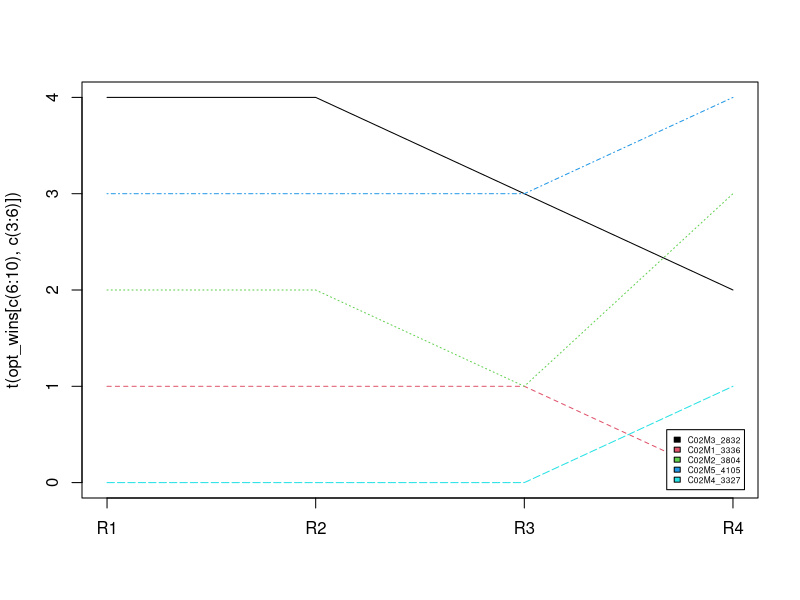
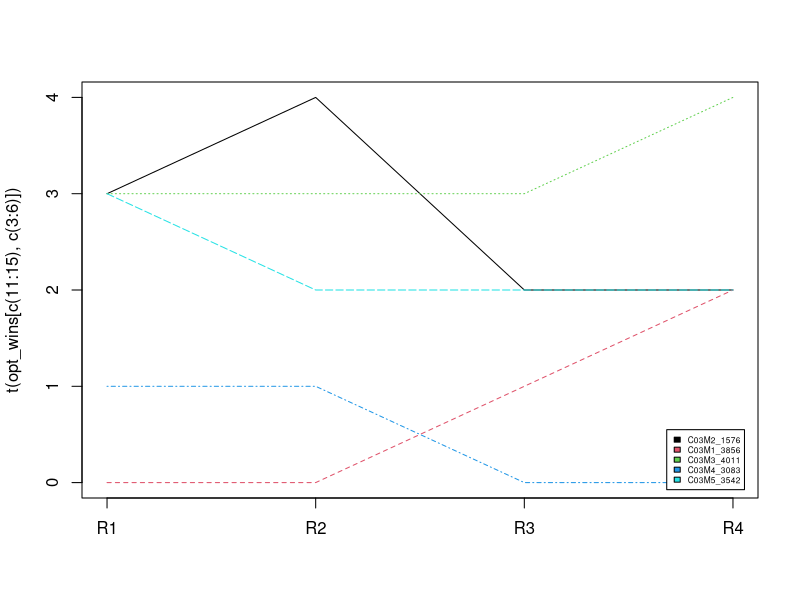
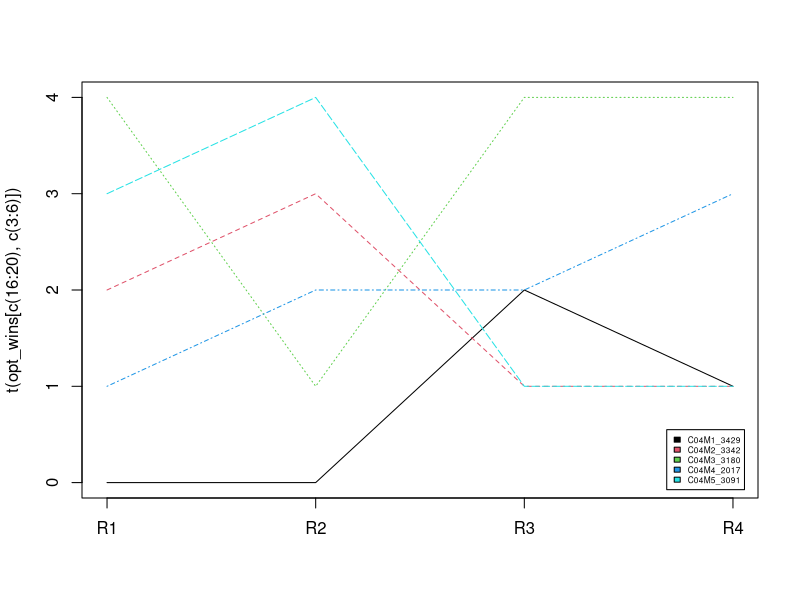
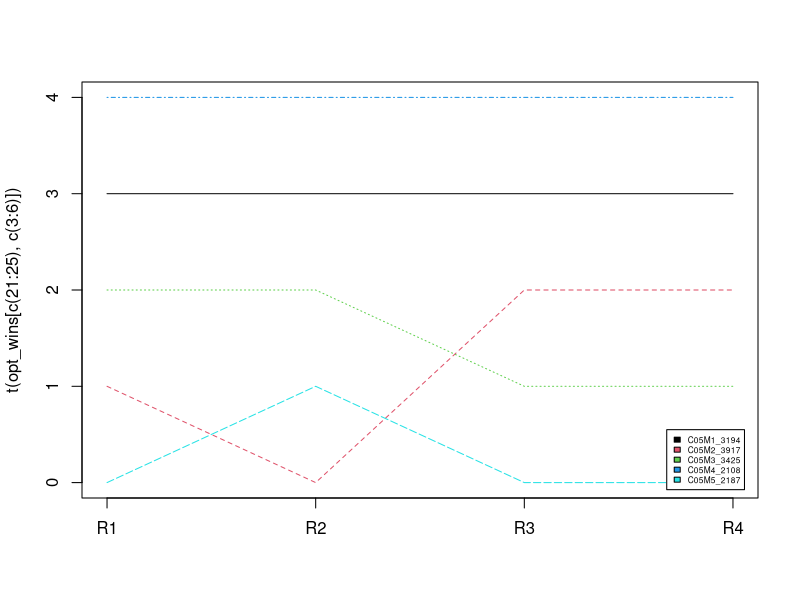
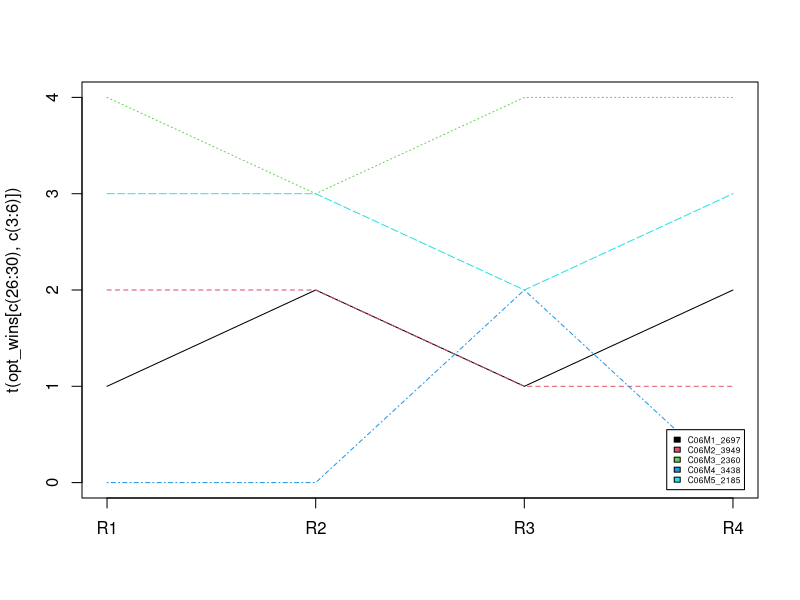
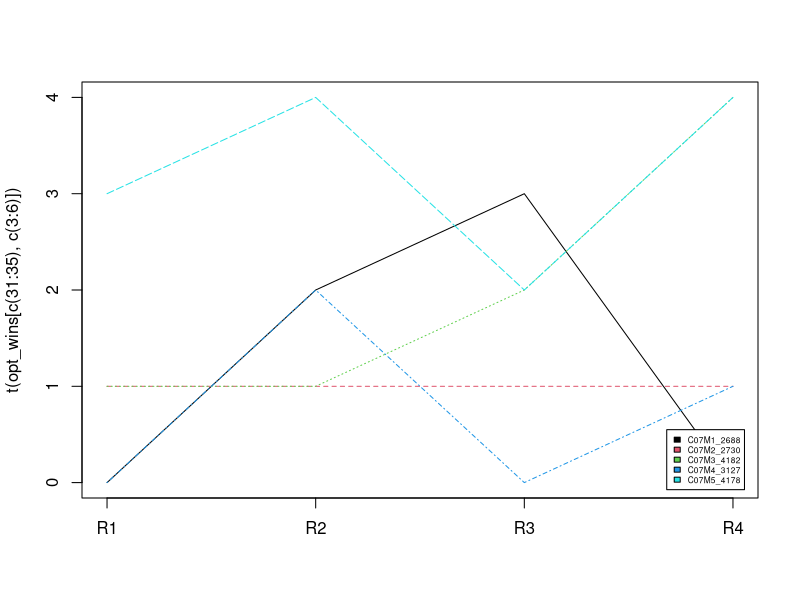
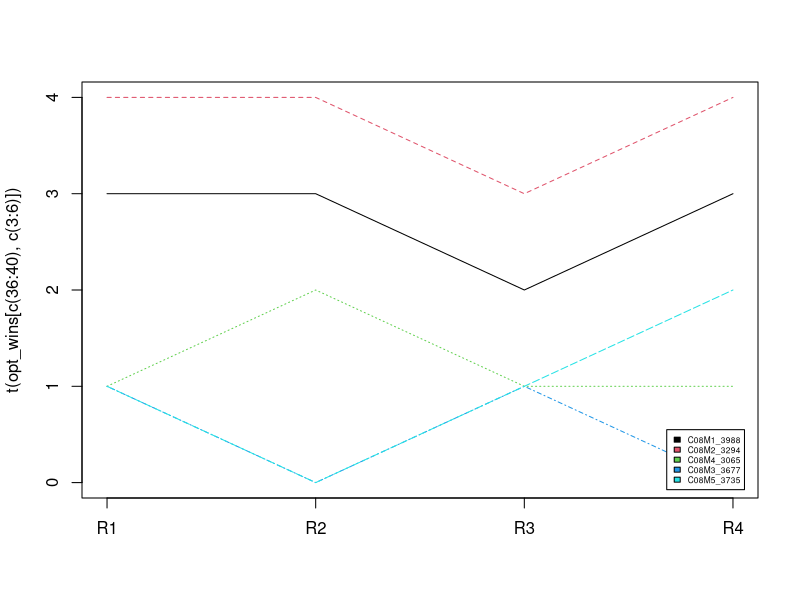
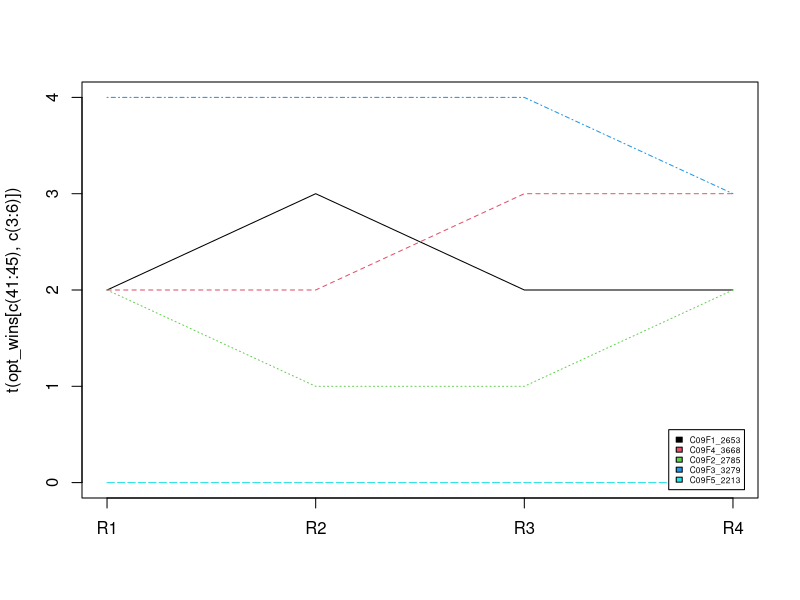

Reproduce these figures in R, in order.
## csv file with all the tube test statistics calculated by airtable ##


setwd("~/Documents/PhD 2020/ZiBA:BeHo 2020/Data analysis/Tube test data analysis")
tube_test_wins = read.csv("Mice-full-overview.csv", header = TRUE)

## Plotting the tube test replicates of OPT (acclimation) ##

opt_wins <- tube_test_wins[,c(1,5,11:17)]

#Cage01M (saving the plot as a pdf too)
pdf(paste("R_plots/","Wins test.pdf"), width = 10, height = 7)
matplot(t(opt_wins[c(1:5),c(3:6)]),type="l", ,xaxt = "n")
axis(1,at =c(1,2,3,4),labels=c("R1","R2","R3","R4"))
nn <- 5
legend("bottomright", inset=.02, opt_wins$Name[1:5], col=seq_len(nn),cex=0.5,fill=seq_len(nn))    
dev.off() 

#Cage02M
matplot(t(opt_wins[c(6:10),c(3:6)]),type="l", ,xaxt = "n")
axis(1,at =c(1,2,3,4),labels=c("R1","R2","R3","R4"))
nn <- 5
legend("bottomright", inset=.02, opt_wins$Name[6:10], col=seq_len(nn),cex=0.5,fill=seq_len(nn))    

#Cage03M
matplot(t(opt_wins[c(11:15),c(3:6)]),type="l", ,xaxt = "n")
axis(1,at =c(1,2,3,4),labels=c("R1","R2","R3","R4"))
nn <- 5
legend("bottomright", inset=.02, opt_wins$Name[11:15], col=seq_len(nn),cex=0.5,fill=seq_len(nn))    

#Cage04M
matplot(t(opt_wins[c(16:20),c(3:6)]),type="l", ,xaxt = "n")
axis(1,at =c(1,2,3,4),labels=c("R1","R2","R3","R4"))
nn <- 5
legend("bottomright", inset=.02, opt_wins$Name[16:20], col=seq_len(nn),cex=0.5,fill=seq_len(nn))    

#Cage05M
matplot(t(opt_wins[c(21:25),c(3:6)]),type="l", ,xaxt = "n")
axis(1,at =c(1,2,3,4),labels=c("R1","R2","R3","R4"))
nn <- 5
legend("bottomright", inset=.02, opt_wins$Name[21:25], col=seq_len(nn),cex=0.5,fill=seq_len(nn))    

#Cage06M
matplot(t(opt_wins[c(26:30),c(3:6)]),type="l", ,xaxt = "n")
axis(1,at =c(1,2,3,4),labels=c("R1","R2","R3","R4"))
nn <- 5
legend("bottomright", inset=.02, opt_wins$Name[26:30], col=seq_len(nn),cex=0.5,fill=seq_len(nn))    

#Cage07M
matplot(t(opt_wins[c(31:35),c(3:6)]),type="l", ,xaxt = "n")
axis(1,at =c(1,2,3,4),labels=c("R1","R2","R3","R4"))
nn <- 5
legend("bottomright", inset=.02, opt_wins$Name[31:35], col=seq_len(nn),cex=0.5,fill=seq_len(nn))    

#Cage08M
matplot(t(opt_wins[c(36:40),c(3:6)]),type="l", ,xaxt = "n")
axis(1,at =c(1,2,3,4),labels=c("R1","R2","R3","R4"))
nn <- 5
legend("bottomright", inset=.02, opt_wins$Name[36:40], col=seq_len(nn),cex=0.5,fill=seq_len(nn))    

#Cage09F
matplot(t(opt_wins[c(41:45),c(3:6)]),type="l", ,xaxt = "n")
axis(1,at =c(1,2,3,4),labels=c("R1","R2","R3","R4"))
nn <- 5
legend("bottomright", inset=.02, opt_wins$Name[41:45], col=seq_len(nn),cex=0.5,fill=seq_len(nn))    
#Cage10F
matplot(t(opt_wins[c(46:50),c(3:6)]),type="l", ,xaxt = "n")
axis(1,at =c(1,2,3,4),labels=c("R1","R2","R3","R4"))
nn <- 5
legend("bottomright", inset=.02, opt_wins$Name[46:50], col=seq_len(nn),cex=0.5,fill=seq_len(nn))    
#Cage11F
matplot(t(opt_wins[c(51:55),c(3:6)]),type="l", ,xaxt = "n")
axis(1,at =c(1,2,3,4),labels=c("R1","R2","R3","R4"))
nn <- 5
legend("bottomright", inset=.02, opt_wins$Name[51:55], col=seq_len(nn),cex=0.5,fill=seq_len(nn))    
#Cage12F
matplot(t(opt_wins[c(56:60),c(3:6)]),type="l", ,xaxt = "n")
axis(1,at =c(1,2,3,4),labels=c("R1","R2","R3","R4"))
nn <- 5
legend("bottomright", inset=.02, opt_wins$Name[56:60], col=seq_len(nn),cex=0.5,fill=seq_len(nn))    
#Cage13F
matplot(t(opt_wins[c(61:65),c(3:6)]),type="l", ,xaxt = "n")
axis(1,at =c(1,2,3,4),labels=c("R1","R2","R3","R4"))
nn <- 5
legend("bottomright", inset=.02, opt_wins$Name[61:65], col=seq_len(nn),cex=0.5,fill=seq_len(nn))    

#Cage14F
matplot(t(opt_wins[c(66:70),c(3:6)]),type="l", ,xaxt = "n")
axis(1,at =c(1,2,3,4),labels=c("R1","R2","R3","R4"))
nn <- 5
legend("bottomright", inset=.02, opt_wins$Name[66:70], col=seq_len(nn),cex=0.5,fill=seq_len(nn))    

#Cage15F
matplot(t(opt_wins[c(71:75),c(3:6)]),type="l", ,xaxt = "n")
axis(1,at =c(1,2,3,4),labels=c("R1","R2","R3","R4"))
nn <- 5
legend("bottomright", inset=.02, opt_wins$Name[71:75], col=seq_len(nn),cex=0.5,fill=seq_len(nn))    

#Cage16F
matplot(t(opt_wins[c(76:80),c(3:6)]),type="l", ,xaxt = "n")
axis(1,at =c(1,2,3,4),labels=c("R1","R2","R3","R4"))
nn <- 5
legend("bottomright", inset=.02, opt_wins$Name[76:80], col=seq_len(nn),cex=0.5,fill=seq_len(nn))    


## FMT replicates ##


fmt_wins <- tube_test_wins[,c(1,5, 36:38,40:41)]
#Cage01M FMT
matplot(t(fmt_wins[c(1:5),c(3:7)]),type="l", ,xaxt = "n")
axis(1,at =c(1,2,3,4,5),labels=c("R1","R2","R3","R4","R5"))
nn <- 5
legend("bottomright", inset=.02, fmt_wins$Name[1:5], col=seq_len(nn),cex=0.5,fill=seq_len(nn))    

#Cage02M FMT
matplot(t(fmt_wins[c(6:10),c(3:7)]),type="l", ,xaxt = "n")
axis(1,at =c(1,2,3,4,5),labels=c("R1","R2","R3","R4","R5"))
nn <- 5
legend("bottomright", inset=.02, fmt_wins$Name[6:10], col=seq_len(nn),cex=0.5,fill=seq_len(nn))    

#Cage03M FMT
matplot(t(fmt_wins[c(11:15),c(3:7)]),type="l", ,xaxt = "n")
axis(1,at =c(1,2,3,4,5),labels=c("R1","R2","R3","R4","R5"))
nn <- 5
legend("bottomright", inset=.02, fmt_wins$Name[11:15], col=seq_len(nn),cex=0.5,fill=seq_len(nn))    

#Cage04M FMT
matplot(t(fmt_wins[c(16:20),c(3:7)]),type="l", ,xaxt = "n")
axis(1,at =c(1,2,3,4,5),labels=c("R1","R2","R3","R4","R5"))
nn <- 5
legend("bottomright", inset=.02, fmt_wins$Name[16:20], col=seq_len(nn),cex=0.5,fill=seq_len(nn))    

#Cage05M FMT
matplot(t(fmt_wins[c(21:25),c(3:7)]),type="l", ,xaxt = "n")
axis(1,at =c(1,2,3,4,5),labels=c("R1","R2","R3","R4","R5"))
nn <- 5
legend("bottomright", inset=.02, fmt_wins$Name[21:25], col=seq_len(nn),cex=0.5,fill=seq_len(nn))    

#Cage06M FMT
matplot(t(fmt_wins[c(26:30),c(3:7)]),type="l", ,xaxt = "n")
axis(1,at =c(1,2,3,4,5),labels=c("R1","R2","R3","R4","R5"))
nn <- 5
legend("bottomright", inset=.02, fmt_wins$Name[26:30], col=seq_len(nn),cex=0.5,fill=seq_len(nn))    

#Cage07M FMT
matplot(t(fmt_wins[c(31:35),c(3:7)]),type="l", ,xaxt = "n")
axis(1,at =c(1,2,3,4,5),labels=c("R1","R2","R3","R4","R5"))
nn <- 5
legend("bottomright", inset=.02, fmt_wins$Name[31:35], col=seq_len(nn),cex=0.5,fill=seq_len(nn))    

#Cage08M FMT
matplot(t(fmt_wins[c(36:40),c(3:7)]),type="l", ,xaxt = "n")
axis(1,at =c(1,2,3,4,5),labels=c("R1","R2","R3","R4","R5"))
nn <- 5
legend("bottomright", inset=.02, fmt_wins$Name[36:40], col=seq_len(nn),cex=0.5,fill=seq_len(nn))    

#Cage09F FMT
matplot(t(fmt_wins[c(41:45),c(3:7)]),type="l", ,xaxt = "n")
axis(1,at =c(1,2,3,4,5),labels=c("R1","R2","R3","R4","R5"))
nn <- 5
legend("bottomright", inset=.02, fmt_wins$Name[41:45], col=seq_len(nn),cex=0.5,fill=seq_len(nn))    
#Cage10F FMT
matplot(t(fmt_wins[c(46:50),c(3:7)]),type="l", ,xaxt = "n")
axis(1,at =c(1,2,3,4,5),labels=c("R1","R2","R3","R4","R5"))
nn <- 5
legend("bottomright", inset=.02, fmt_wins$Name[46:50], col=seq_len(nn),cex=0.5,fill=seq_len(nn))    
#Cage11F FMT
matplot(t(fmt_wins[c(51:55),c(3:7)]),type="l", ,xaxt = "n")
axis(1,at =c(1,2,3,4,5),labels=c("R1","R2","R3","R4","R5"))
nn <- 5
legend("bottomright", inset=.02, fmt_wins$Name[51:55], col=seq_len(nn),cex=0.5,fill=seq_len(nn))    
#Cage12F FMT
matplot(t(fmt_wins[c(56:60),c(3:7)]),type="l", ,xaxt = "n")
axis(1,at =c(1,2,3,4,5),labels=c("R1","R2","R3","R4","R5"))
nn <- 5
legend("bottomright", inset=.02, fmt_wins$Name[56:60], col=seq_len(nn),cex=0.5,fill=seq_len(nn))    
#Cage13F FMT
matplot(t(fmt_wins[c(61:65),c(3:7)]),type="l", ,xaxt = "n")
axis(1,at =c(1,2,3,4,5),labels=c("R1","R2","R3","R4","R5"))
nn <- 5
legend("bottomright", inset=.02, fmt_wins$Name[61:65], col=seq_len(nn),cex=0.5,fill=seq_len(nn))    

#Cage14F FMT
matplot(t(fmt_wins[c(66:70),c(3:7)]),type="l", ,xaxt = "n")
axis(1,at =c(1,2,3,4,5),labels=c("R1","R2","R3","R4","R5"))
nn <- 5
legend("bottomright", inset=.02, fmt_wins$Name[66:70], col=seq_len(nn),cex=0.5,fill=seq_len(nn))    

#Cage15F FMT
matplot(t(fmt_wins[c(71:75),c(3:7)]),type="l", ,xaxt = "n")
axis(1,at =c(1,2,3,4,5),labels=c("R1","R2","R3","R4","R5"))
nn <- 5
legend("bottomright", inset=.02, fmt_wins$Name[71:75], col=seq_len(nn),cex=0.5,fill=seq_len(nn))    

#Cage16F FMT
matplot(t(fmt_wins[c(76:80),c(3:7)]),type="l", ,xaxt = "n")
axis(1,at =c(1,2,3,4,5),labels=c("R1","R2","R3","R4","R5"))
nn <- 5
legend("bottomright", inset=.02, fmt_wins$Name[76:80], col=seq_len(nn),cex=0.5,fill=seq_len(nn))    






#Cage01M FMT last 3 replicates
matplot(t(fmt_wins[c(1:5),c(5:7)]),type="l", ,xaxt = "n")
axis(1,at =c(1,2,3),labels=c("R3","R4","R5"))
nn <- 5
legend("bottomright", inset=.02, fmt_wins$Name[1:5], col=seq_len(nn),cex=0.5,fill=seq_len(nn))    

#Cage02M FMT last 3 replicates
matplot(t(fmt_wins[c(6:10),c(5:7)]),type="l", ,xaxt = "n")
axis(1,at =c(1,2,3),labels=c("R3","R4","R5"))
nn <- 5
legend("bottomright", inset=.02, fmt_wins$Name[6:10], col=seq_len(nn),cex=0.5,fill=seq_len(nn))    

#Cage03M FMT last 3 replicates
matplot(t(fmt_wins[c(11:15),c(5:7)]),type="l", ,xaxt = "n")
axis(1,at =c(1,2,3),labels=c("R3","R4","R5"))
nn <- 5
legend("bottomright", inset=.02, fmt_wins$Name[11:15], col=seq_len(nn),cex=0.5,fill=seq_len(nn))    

#Cage04M FMT last 3 replicates
matplot(t(fmt_wins[c(16:20),c(5:7)]),type="l", ,xaxt = "n")
axis(1,at =c(1,2,3),labels=c("R3","R4","R5"))
nn <- 5
legend("bottomright", inset=.02, fmt_wins$Name[16:20], col=seq_len(nn),cex=0.5,fill=seq_len(nn))    

#Cage05M FMT last 3 replicates
matplot(t(fmt_wins[c(21:25),c(5:7)]),type="l", ,xaxt = "n")
axis(1,at =c(1,2,3),labels=c("R3","R4","R5"))
nn <- 5
legend("bottomright", inset=.02, fmt_wins$Name[21:25], col=seq_len(nn),cex=0.5,fill=seq_len(nn))    

#Cage06M FMT last 3 replicates
matplot(t(fmt_wins[c(26:30),c(5:7)]),type="l", ,xaxt = "n")
axis(1,at =c(1,2,3),labels=c("R3","R4","R5"))
nn <- 5
legend("bottomright", inset=.02, fmt_wins$Name[26:30], col=seq_len(nn),cex=0.5,fill=seq_len(nn))    

#Cage07M FMT last 3 replicates
matplot(t(fmt_wins[c(31:35),c(5:7)]),type="l", ,xaxt = "n")
axis(1,at =c(1,2,3),labels=c("R3","R4","R5"))
nn <- 5
legend("bottomright", inset=.02, fmt_wins$Name[31:35], col=seq_len(nn),cex=0.5,fill=seq_len(nn))    

#Cage08M FMT last 3 replicates
matplot(t(fmt_wins[c(36:40),c(5:7)]),type="l", ,xaxt = "n")
axis(1,at =c(1,2,3),labels=c("R3","R4","R5"))
nn <- 5
legend("bottomright", inset=.02, fmt_wins$Name[36:40], col=seq_len(nn),cex=0.5,fill=seq_len(nn))    

#Cage09F FMT last 3 replicates
matplot(t(fmt_wins[c(41:45),c(5:7)]),type="l", ,xaxt = "n")
axis(1,at =c(1,2,3),labels=c("R3","R4","R5"))
nn <- 5
legend("bottomright", inset=.02, fmt_wins$Name[41:45], col=seq_len(nn),cex=0.5,fill=seq_len(nn))    
#Cage10F FMT last 3 replicates
matplot(t(fmt_wins[c(46:50),c(5:7)]),type="l", ,xaxt = "n")
axis(1,at =c(1,2,3),labels=c("R3","R4","R5"))
nn <- 5
legend("bottomright", inset=.02, fmt_wins$Name[46:50], col=seq_len(nn),cex=0.5,fill=seq_len(nn))    
#Cage11F FMT last 3 replicates
matplot(t(fmt_wins[c(51:55),c(5:7)]),type="l", ,xaxt = "n")
axis(1,at =c(1,2,3),labels=c("R3","R4","R5"))
nn <- 5
legend("bottomright", inset=.02, fmt_wins$Name[51:55], col=seq_len(nn),cex=0.5,fill=seq_len(nn))    
#Cage12F FMT last 3 replicates
matplot(t(fmt_wins[c(56:60),c(5:7)]),type="l", ,xaxt = "n")
axis(1,at =c(1,2,3),labels=c("R3","R4","R5"))
nn <- 5
legend("bottomright", inset=.02, fmt_wins$Name[56:60], col=seq_len(nn),cex=0.5,fill=seq_len(nn))    
#Cage13F FMT last 3 replicates
matplot(t(fmt_wins[c(61:65),c(5:7)]),type="l", ,xaxt = "n")
axis(1,at =c(1,2,3),labels=c("R3","R4","R5"))
nn <- 5
legend("bottomright", inset=.02, fmt_wins$Name[61:65], col=seq_len(nn),cex=0.5,fill=seq_len(nn))    

#Cage14F FMT last 3 replicates
matplot(t(fmt_wins[c(66:70),c(5:7)]),type="l", ,xaxt = "n")
axis(1,at =c(1,2,3),labels=c("R3","R4","R5"))
nn <- 5
legend("bottomright", inset=.02, fmt_wins$Name[66:70], col=seq_len(nn),cex=0.5,fill=seq_len(nn))    

#Cage15F FMT last 3 replicates
matplot(t(fmt_wins[c(71:75),c(5:7)]),type="l", ,xaxt = "n")
axis(1,at =c(1,2,3),labels=c("R3","R4","R5"))
nn <- 5
legend("bottomright", inset=.02, fmt_wins$Name[71:75], col=seq_len(nn),cex=0.5,fill=seq_len(nn))    

#Cage16F FMT last 3 replicates
matplot(t(fmt_wins[c(76:80),c(5:7)]),type="l", ,xaxt = "n")
axis(1,at =c(1,2,3),labels=c("R3","R4","R5"))
nn <- 5
legend("bottomright", inset=.02, fmt_wins$Name[76:80], col=seq_len(nn),cex=0.5,fill=seq_len(nn))    



## averages of wins per treatment  ##

avg_wins <- tube_test_wins[,c(1,5, 15, 22, 46:49)]

cage5M = data.frame()
cage4M = data.frame()
cage6M = data.frame()
cage1M = data.frame()
cage2M = data.frame()
cage3M = data.frame()
cage7M = data.frame()
cage8M = data.frame()
cage9F = data.frame()
cage10F = data.frame()
cage11F = data.frame()
cage13F = data.frame()
cage12F = data.frame()
cage15F = data.frame()
cage16F = data.frame()
cage14F = data.frame()

for (i in 1:nrow(avg_wins)){
  if (substr(avg_wins$Name[i],2,4)== "05M"){
    cage5M= rbind(cage5M,c(avg_wins[i,]))
  }
  if (substr(avg_wins$Name[i],2,4)== "06M"){
    cage6M= rbind(cage6M,c(avg_wins[i,]))
  }
  if (substr(avg_wins$Name[i],2,4)== "04M"){
    cage4M= rbind(cage4M,c(avg_wins[i,]))
  }
  if (substr(avg_wins$Name[i],2,4)== "01M"){
    cage1M= rbind(cage1M,c(avg_wins[i,]))
  }
  if (substr(avg_wins$Name[i],2,4)== "14F"){
    cage14F= rbind(cage14F,c(avg_wins[i,]))
  }
  if (substr(avg_wins$Name[i],2,4)== "15F"){
    cage15F= rbind(cage15F,c(avg_wins[i,]))
  }
  if (substr(avg_wins$Name[i],2,4)== "12F"){
    cage12F= rbind(cage12F,c(avg_wins[i,]))
  }
  if (substr(avg_wins$Name[i],2,4)== "16F"){
    cage16F= rbind(cage16F,c(avg_wins[i,]))
  }
  if (substr(avg_wins$Name[i],2,4)== "02M"){
    cage2M= rbind(cage2M,c(avg_wins[i,]))
  }
  if (substr(avg_wins$Name[i],2,4)== "03M"){
    cage3M= rbind(cage3M,c(avg_wins[i,]))
  }
  if (substr(avg_wins$Name[i],2,4)== "07M"){
    cage7M= rbind(cage7M,c(avg_wins[i,]))
  }
  if (substr(avg_wins$Name[i],2,4)== "08M"){
    cage8M= rbind(cage8M,c(avg_wins[i,]))
  }
  if (substr(avg_wins$Name[i],2,4)== "09F"){
    cage9F= rbind(cage9F,c(avg_wins[i,]))
  }
  if (substr(avg_wins$Name[i],2,4)== "10F"){
    cage10F= rbind(cage10F,c(avg_wins[i,]))
  }
  if (substr(avg_wins$Name[i],2,4)== "11F"){
    cage11F= rbind(cage11F,c(avg_wins[i,]))
  }
  if (substr(avg_wins$Name[i],2,4)== "13F"){
    cage13F= rbind(cage13F,c(avg_wins[i,]))
  }
}

#Plot average wins w/in replicates per mouse across treatments

#Cage1M 
matplot(t(cage1M[,c(3:8)]),type="l", ,xaxt = "n")
axis(1,at =c(1,2,3,4,5,6),labels=c("OPT", "HEAT", "COLD", "DIET", "ANTI", "FMT"))
nn <- 5
legend("bottomright", inset=.02, cage1M$Name, col=seq_len(nn),cex=0.5,fill=seq_len(nn))    

#Cage2M 
matplot(t(cage2M[,c(3:8)]),type="l", ,xaxt = "n")
axis(1,at =c(1,2,3,4,5,6),labels=c("OPT", "HEAT", "COLD", "DIET", "ANTI","FMT"))
nn <- 5
legend("bottomright", inset=.02, cage2M$Name, col=seq_len(nn),cex=0.5,fill=seq_len(nn))    

#Cage3M 
matplot(t(cage3M[,c(3:8)]),type="l", ,xaxt = "n")
axis(1,at =c(1,2,3,4,5,6),labels=c("OPT", "HEAT", "COLD", "DIET", "ANTI","FMT"))
nn <- 5
legend("bottomright", inset=.02, cage3M$Name, col=seq_len(nn),cex=0.5,fill=seq_len(nn))    

#Cage4M 
matplot(t(cage4M[,c(3:8)]),type="l", ,xaxt = "n")
axis(1,at =c(1,2,3,4,5,6),labels=c("OPT", "HEAT", "COLD", "DIET", "ANTI", "FMT"))
nn <- 5
legend("bottomright", inset=.02, cage4M$Name, col=seq_len(nn),cex=0.5,fill=seq_len(nn))    

#Cage5M 
matplot(t(cage5M[,c(3:8)]),type="l", ,xaxt = "n")
axis(1,at =c(1,2,3,4,5,6),labels=c("OPT", "HEAT", "COLD", "DIET", "ANTI", "FMT"))
nn <- 5
legend("bottomright", inset=.02, cage5M$Name, col=seq_len(nn),cex=0.5,fill=seq_len(nn))    

#Cage6M 
matplot(t(cage6M[,c(3:8)]),type="l", ,xaxt = "n")
axis(1,at =c(1,2,3,4,5,6),labels=c("OPT", "HEAT", "COLD", "DIET", "ANTI", "FMT"))
nn <- 5
legend("bottomright", inset=.02, cage6M$Name, col=seq_len(nn),cex=0.5,fill=seq_len(nn))    

#Cage7M 
matplot(t(cage7M[,c(3:8)]),type="l", ,xaxt = "n")
axis(1,at =c(1,2,3,4,5,6),labels=c("OPT", "HEAT", "COLD", "DIET", "ANTI", "FMT"))
nn <- 5
legend("bottomright", inset=.02, cage7M$Name, col=seq_len(nn),cex=0.5,fill=seq_len(nn))    

#Cage8M 
matplot(t(cage8M[,c(3:8)]),type="l", ,xaxt = "n")
axis(1,at =c(1,2,3,4,5,6),labels=c("OPT", "HEAT", "COLD", "DIET", "ANTI", "FMT"))
nn <- 5
legend("bottomright", inset=.02, cage8M$Name, col=seq_len(nn),cex=0.5,fill=seq_len(nn))    

#Cage9F 
matplot(t(cage9F[,c(3:8)]),type="l", ,xaxt = "n")
axis(1,at =c(1,2,3,4,5,6),labels=c("OPT", "HEAT", "COLD", "DIET", "ANTI", "FMT"))
nn <- 5
legend("bottomright", inset=.02, cage9F$Name, col=seq_len(nn),cex=0.5,fill=seq_len(nn))    

#Cage10F 
matplot(t(cage10F[,c(3:8)]),type="l", ,xaxt = "n")
axis(1,at =c(1,2,3,4,5,6),labels=c("OPT", "HEAT", "COLD", "DIET", "ANTI", "FMT"))
nn <- 5
legend("bottomright", inset=.02, cage10F$Name, col=seq_len(nn),cex=0.5,fill=seq_len(nn))    

#Cage11F 
matplot(t(cage11F[,c(3:8)]),type="l", ,xaxt = "n")
axis(1,at =c(1,2,3,4,5,6),labels=c("OPT", "HEAT", "COLD", "DIET", "ANTI", "FMT"))
nn <- 5
legend("bottomright", inset=.02, cage11F$Name, col=seq_len(nn),cex=0.5,fill=seq_len(nn))    

#Cage12F 
matplot(t(cage12F[,c(3:8)]),type="l", ,xaxt = "n")
axis(1,at =c(1,2,3,4,5,6),labels=c("OPT", "HEAT", "COLD", "DIET", "ANTI", "FMT"))
nn <- 5
legend("bottomright", inset=.02, cage12F$Name, col=seq_len(nn),cex=0.5,fill=seq_len(nn))    

#Cage13F 
matplot(t(cage13F[,c(3:8)]),type="l", ,xaxt = "n")
axis(1,at =c(1,2,3,4,5,6),labels=c("OPT", "HEAT", "COLD", "DIET", "ANTI", "FMT"))
nn <- 5
legend("bottomright", inset=.02, cage13F$Name, col=seq_len(nn),cex=0.5,fill=seq_len(nn))    

#Cage14F 
matplot(t(cage14F[,c(3:8)]),type="l", ,xaxt = "n")
axis(1,at =c(1,2,3,4,5,6),labels=c("OPT", "HEAT", "COLD", "DIET", "ANTI", "FMT"))
nn <- 5
legend("bottomright", inset=.02, cage14F$Name, col=seq_len(nn),cex=0.5,fill=seq_len(nn))    

#Cage15F 
matplot(t(cage15F[,c(3:8)]),type="l", ,xaxt = "n")
axis(1,at =c(1,2,3,4,5,6),labels=c("OPT", "HEAT", "COLD", "DIET", "ANTI", "FMT"))
nn <- 5
legend("bottomright", inset=.02, cage15F$Name, col=seq_len(nn),cex=0.5,fill=seq_len(nn))    

#Cage16F 
matplot(t(cage16F[,c(3:8)]),type="l", ,xaxt = "n")
axis(1,at =c(1,2,3,4,5,6),labels=c("OPT", "HEAT", "COLD", "DIET", "ANTI", "FMT"))
nn <- 5
legend("bottomright", inset=.02, cage16F$Name, col=seq_len(nn),cex=0.5,fill=seq_len(nn))    

